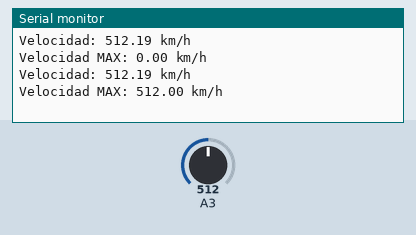
Simulated run of this sketch. Board: Arduino Uno, built with avr-gcc and run on an emulated ATmega328P. Shown: the last lines printed to the serial monitor. The inputs (shaded band) are chosen by the test bench; at power-on: A3 = 512.

Above: at 5.8 s.
5.9 s: A3 set to 716
At 10.5 s:
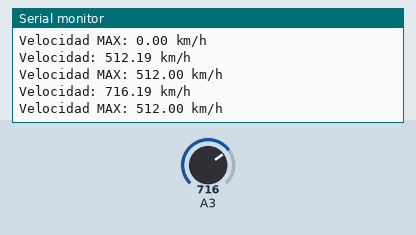
11.9 s: A3 set to 900
At 15.5 s:
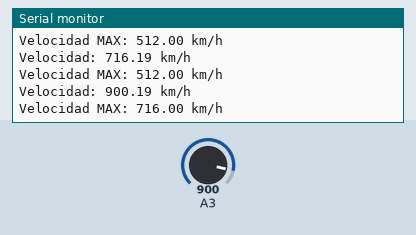
Timing chart, 0 to 17.0 s (numbered marks = the images above; inputs shaded):
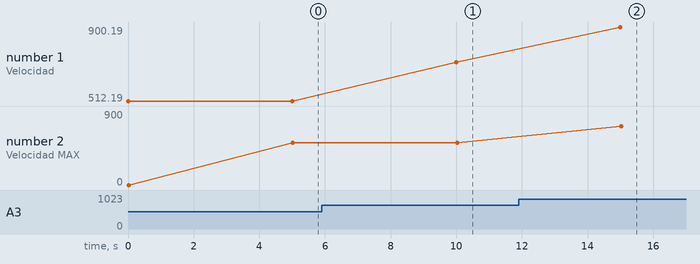

The sketch:

Anemo.ino
```cpp
 float veloc1 = 0;
  int tiempo = 0;
  int ent = 0;
  float v1 = 0;
  float v2 = 0;
  void setup() {
    Serial.begin(9600);
}

void loop() {
  // put your main code here, to run repeatedly:
  v1 = (analogRead(A3));
  veloc1 = (v1+0.190);
  if(veloc1 == 0.190){
    veloc1 = 0;
  }
  Serial.print("Velocidad: ");
  Serial.print(veloc1);
  Serial.println(" km/h");

  Serial.print("Velocidad MAX: ");
  Serial.print(v2);
  Serial.println(" km/h");

  if(veloc1 > v2){
    v2 = v1;

  }
  delay(5000);
}
```

Measured:
- after the input at 5.9 s, the serial monitor: prints a new line after 4.1 s (image 1)
- after the input at 11.9 s, the serial monitor: prints a new line after 3.1 s (image 2)
- plotted number 1: 512.19 → 716.19 after the input at 5.9 s, 716.19 → 900.19 after the input at 11.9 s
- plotted number 2: 512 → 900 after the input at 11.9 s
